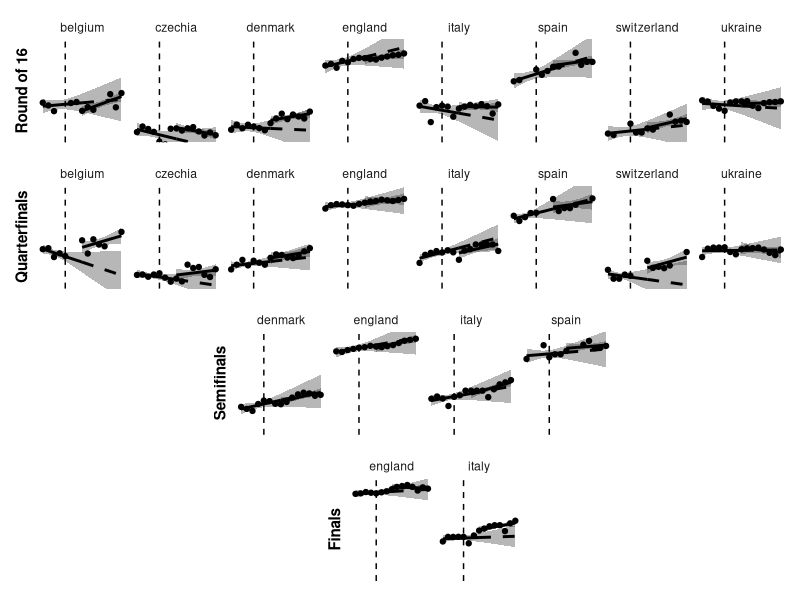
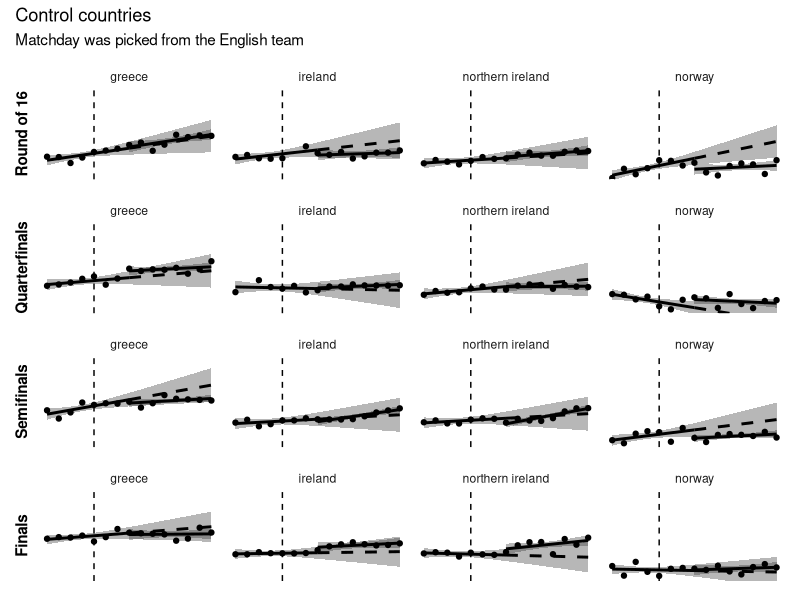
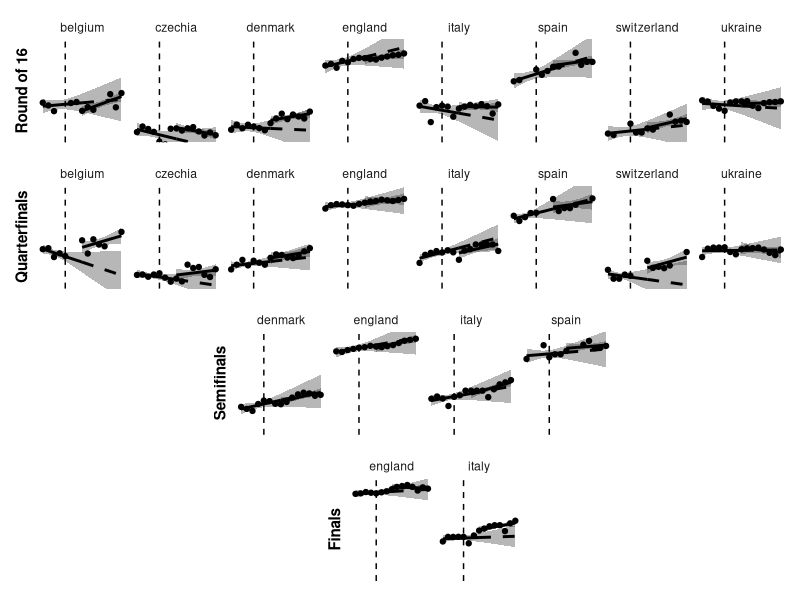
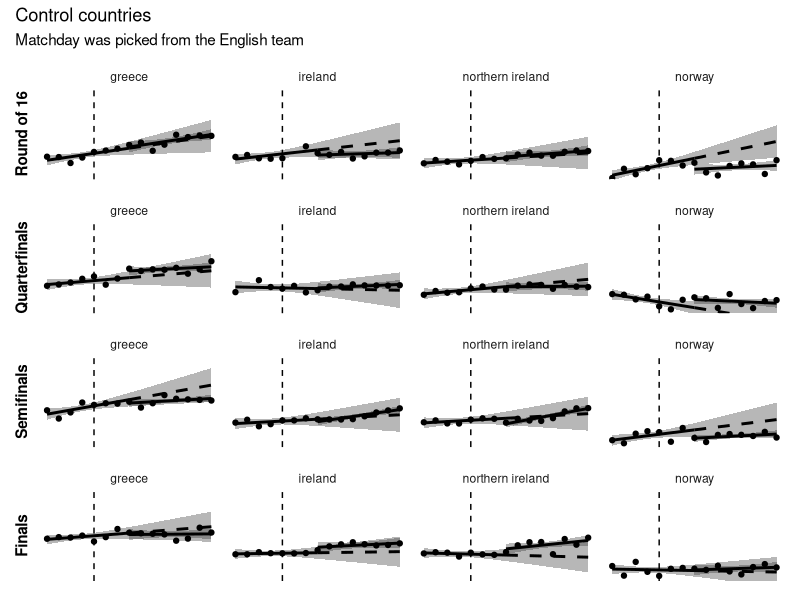

Recreate these plots in R, in order.
library(data.table)
library(patchwork)
library(ggplot2)

stages <- fread("input/analysis.csv")
lag <- 3
wsize <- 7

# Identify stage of the tournament
stages[, nmatches := cumsum(match), by = country]
stages[, maxmatches := max(nmatches), by = country]
noqual <- stages[country %in% c("greece", "ireland",
                                "northern ireland", "norway")]
finals <- stages[maxmatches > 4]

#
stages <- c("Round of 16", "Quarterfinals", "Semifinals", "Finals")
stage_its <- function(x) {
    quarters <- finals[maxmatches >= x]
    quarters[, matchday := .SD[nmatches >= x, min(date)], by = country]
    quarters[, index := matchday + lag]
    quarters <- quarters[between(date, index - wsize, index + wsize)]

    # Create ITS variables
    quarters[, t := date - min(date), by = country]
    quarters[, intv := 1 * (date >= index)]
    quarters[, tpost := pmax(0, date - index)]

    # Fit the log-linear model
    prefit  <- lm(log(newcases) ~ t*country,
                  data = quarters[!is.na(newcases) & intv == 0])
    postfit <- lm(log(newcases) ~ t*country,
                  data = quarters[!is.na(newcases) & intv == 1])
    prepred  <- predict(prefit,  newdata = quarters, interval = "confidence")
    postpred <- predict(postfit, newdata = quarters[intv == 1], interval = "confidence")

    quarters[, `:=`(prepred = prepred[,1], prelb = prepred[,2], preub = prepred[,3])]
    quarters[intv == 1, `:=`(postpred = postpred[,1], postlb = postpred[,2], postub = postpred[,3])]

    ggplot(quarters, aes(x = t, y = log(newcases))) +
        # 95% CIs
        geom_ribbon(aes(ymin = prelb, ymax = preub),   fill = "grey20", alpha = 0.35) +
        geom_ribbon(aes(ymin = postlb, ymax = postub), fill = "grey20", alpha = 0.35) +
        # Observed data
        geom_point() +
        #geom_vline(xintercept = wsize, lty = 2) +
        geom_vline(xintercept = wsize - lag, lty = 2) +
        # Pre- and post-regression line
        geom_line(data = quarters[tpost == 0], aes(y = prepred), size = 1) +
        geom_line(data = quarters[intv == 1],  aes(y = prepred), lty = 2, size = 1) +
        geom_line(aes(y = postpred), size = 1) +
        # Styling
        ylab(stages[x - 3]) +
        coord_cartesian(ylim = c(4.5, 11)) +
        facet_wrap(~ country, ncol = 8) +
        theme_minimal() +
        theme(panel.grid.major = element_blank(),
              panel.grid.minor = element_blank(),
              axis.line = element_blank(),
              axis.text = element_blank(),
              axis.title.y = element_text(face = "bold"),
              axis.title.x = element_blank())
}

its_plots <- lapply(4:7, stage_its)

its <-
    its_plots[[1]] +   its_plots[[2]] +   its_plots[[3]] + its_plots[[4]] +
    plot_layout(design = "11111111
                          22222222
                          ##3333##
                          ###44###")
its
ggsave(plot = its, "figures/figure2.pdf", width = 11, height = 8.5, units = "in")

# Control countries
matchindex <- finals[country == "england", .(date, nmatches)]
noqual[, nmatches := NULL]
noqual <- noqual[matchindex, on = "date"]
noqual[, maxmatches := 7]
finals <- noqual
its_plots <- lapply(4:7, stage_its)

its <-
    its_plots[[1]] +   its_plots[[2]] +   its_plots[[3]] + its_plots[[4]] +
    plot_layout(design = "1111
                          2222
                          3333
                          4444") +
    plot_annotation(title = "Control countries",
                    subtitle = "Matchday was picked from the English team")
its
ggsave(plot = its, "figures/figure2-control.pdf", width = 11, height = 8.5, units = "in")
